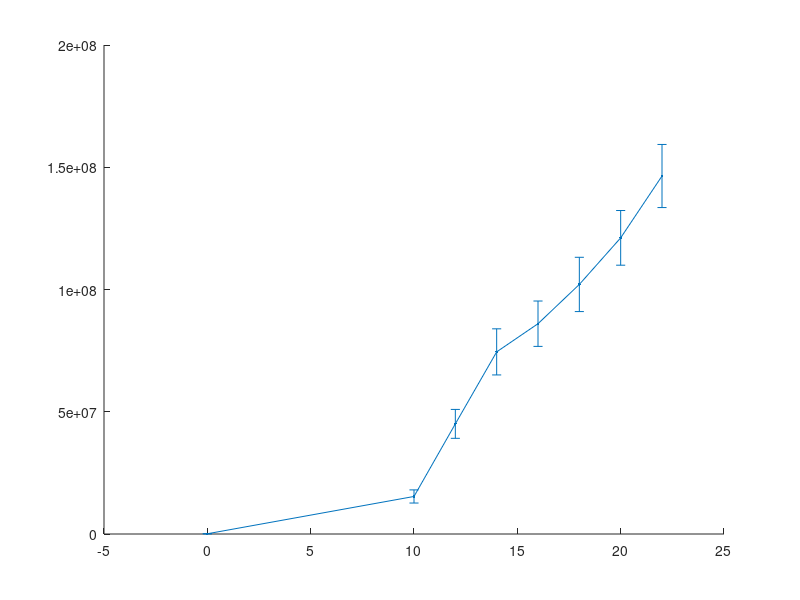

Source code (MATLAB): (Note: this script raises an error after producing the figure.)
load('cells.mat');
ntime=8;
Time=[0,10,12,14,16,18,20,22];
ndata=length(Time);
NumCell =zeros(ntime,1);
NumCellErr=zeros(ntime,1);
NumCell(1)=100000;
NumCellErr(1)=10000;

for itime=2:ndata
    NumCell(itime)=sum(sum(sum(cells(:,:,:,itime-1))));  
end 

BinaryCells=cells;
BinaryCells(BinaryCells~=0)=1;
for itime=2:ndata
    for izslice=1:length(cells(1,1,:,itime-1))
        BCell=bwboundaries(BinaryCells(:,:,izslice,itime-1));
        for iobject=1:length(BCell)
            for irow=1:length(BCell{iobject}(:,1))
   NumCellErr(itime)= NumCellErr(itime)...
       + cells(BCell{iobject}(irow,1 ... 
       ) , BCell{iobject}(irow,2 ... 
       ) , izslice , itime-1);
            end
        end
    end
end

NumCellErr = 0.5*NumCellErr;
errorbar(Time,NumCell,NumCellErr,'.-' ...
 ,'MarkerSize',30 ...
 ,'MarkerEdgeColor','blue' ...
 ,'MarkerFaceColor','blue' ...
 ,'linewidth',3 ...
 );
xlim([min(Time) max(Time)+2]);
legend({'Experimental Data'},'location','northwest');
title('Gompertzian Fit to Rat''s Brain Tumor Growth');
xlabel('Time[days]');
ylabel('Tumor Cell Count');
saveas(gcf,'ObtainingtheErrorinTumorCells.png');
     
     

 